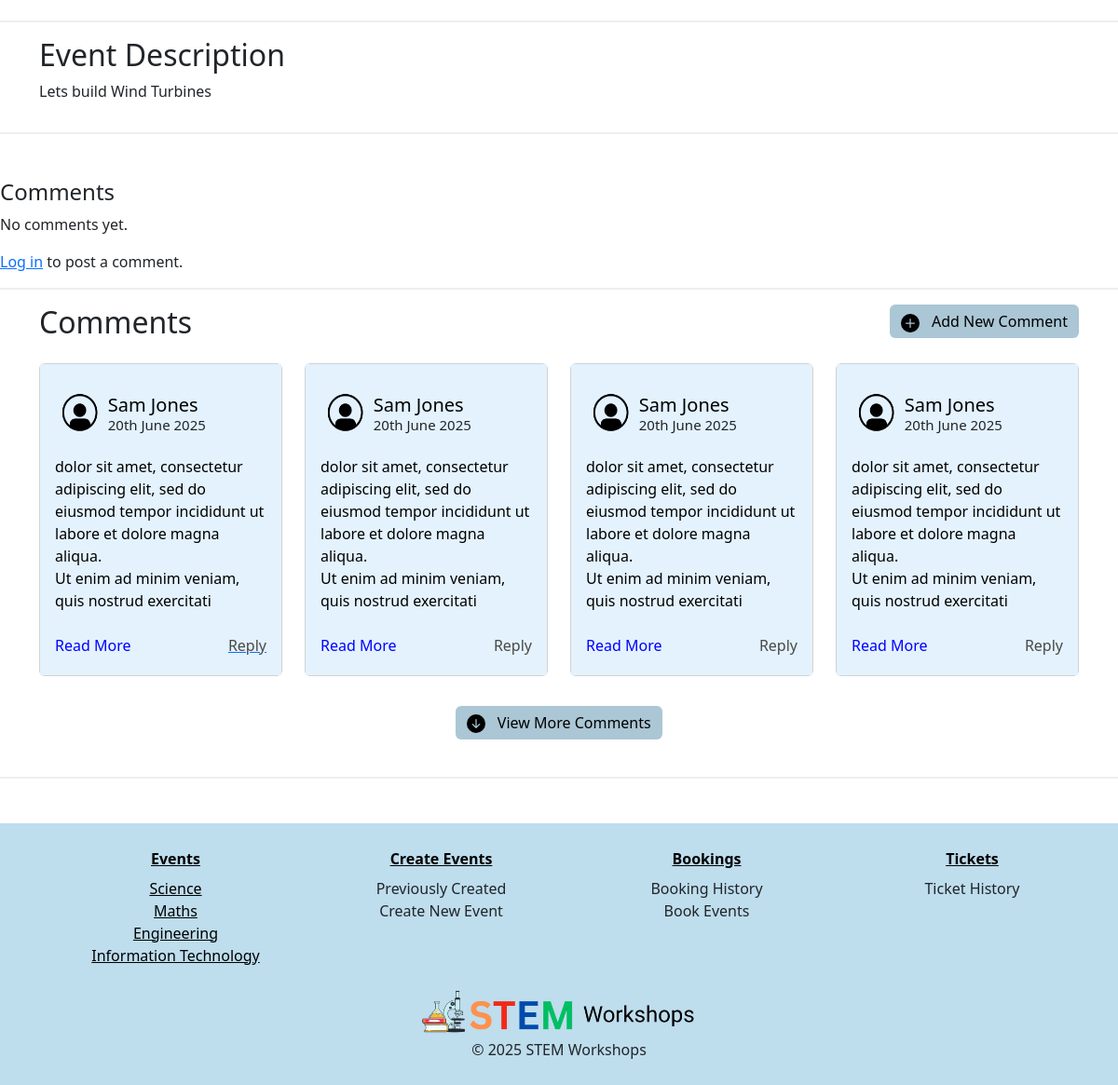
The page /5 (lower part) on the database as committed earlier.
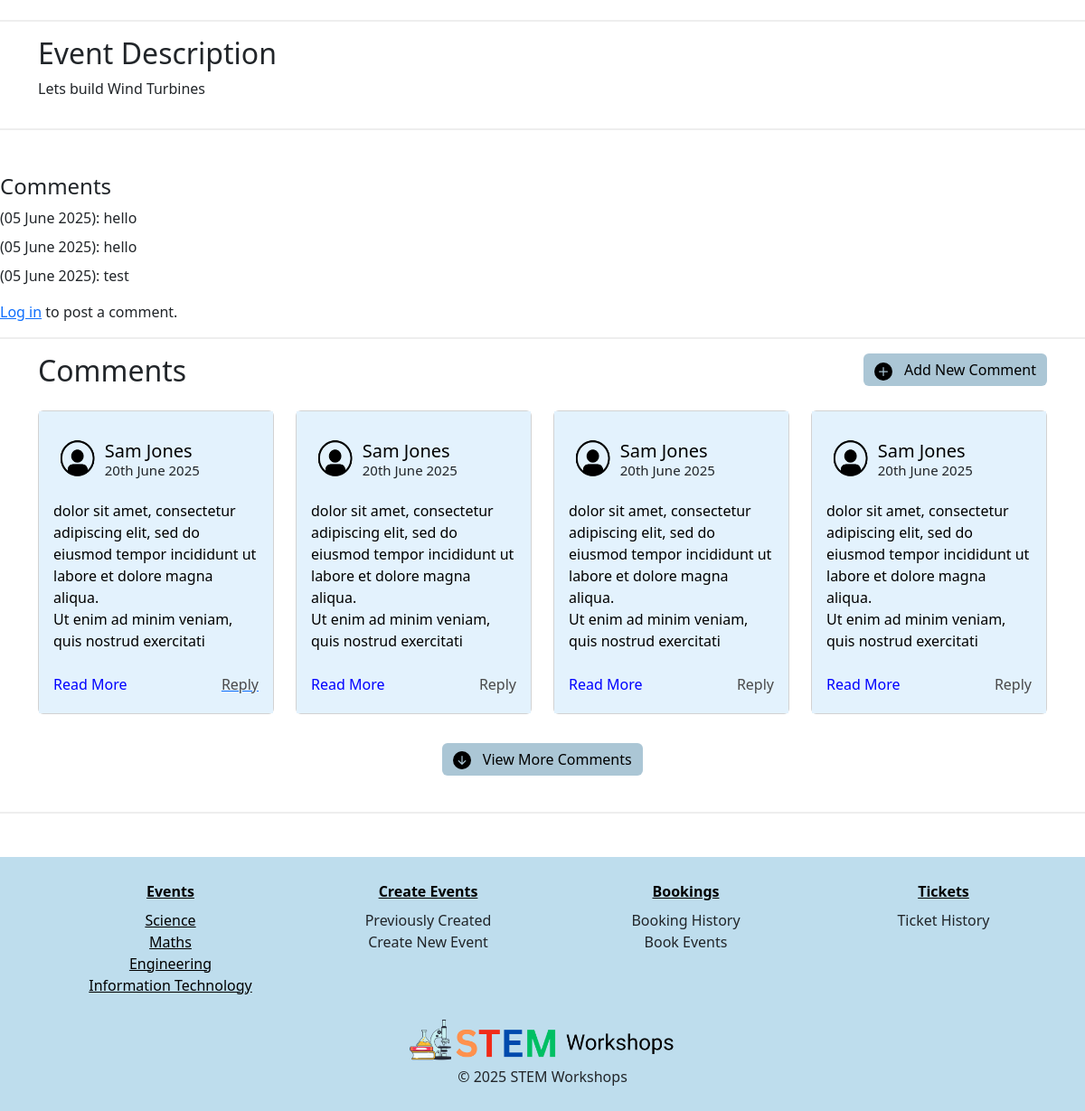
The same page on the database as committed later.
### STEMWorkshops/models.py (models this page shows)
class Comment(db.Model):
    __tablename__ = 'comments'
    comment_id = db.Column(db.Integer, primary_key=True)
    text = db.Column(db.String(400))
    created_at = db.Column(db.DateTime, default=datetime.now())
    user_id = db.Column(db.Integer, db.ForeignKey('users.user_id'))
    event_id = db.Column(db.Integer, db.ForeignKey('events.event_id'))

### STEMWorkshops/events.py (the view)
@events_bp.route('/<id>')
def show(id):
    event = db.session.scalar(db.select(Event).where(Event.event_id==id))
    form = CommentsForm()
    if not event:
       abort(404)
    return render_template('event_details.html', event=event, form=form)

### STEMWorkshops/templates/event_details.html (shortened to what the changed rows need)
{% extends 'base.html' %}
{% from "bootstrap5/form.html" import render_form %}
{% from "bootstrap5/form.html" import render_field %}
{% block content %}
    <section class="event-description mt-4">
      <div class="container pt-3 pb-3">
        <div class="row ">
          <div class="col-lg-12 col-sm-12 col-md-12  ">
            <h2>
              Event Description
            </h2>
          </div>
        </div>
      </div>
    </section>
<div class="mt-5">
  <ul class="list-unstyled">
    {% for comment in event.comments %}
      <li class="mb-2">
        ({{ comment.created_at.strftime('%d %B %Y') }}):
        {{ comment.text }}
      </li>
    {% else %}
      <li>No comments yet.</li>
    {% endfor %}
  </ul>
</div>
    <section class="event-description mt-3">
      <div class="container pt-3 pb-3 ">
        <div class="row">
          <div class="col-4 text-start">
            <h2 class="mb-4">Comments</h2>
          </div>
        </div>
      </div>
    </section>
  {% endblock %}

Rows that differ between the two databases and show on the page:
added Comment: created_at "05 June 2025", text "hello"
added Comment: created_at "05 June 2025", text "hello"
added Comment: created_at "05 June 2025", text "test"
Other text that changed with them:
text no longer shown: "No comments yet."
